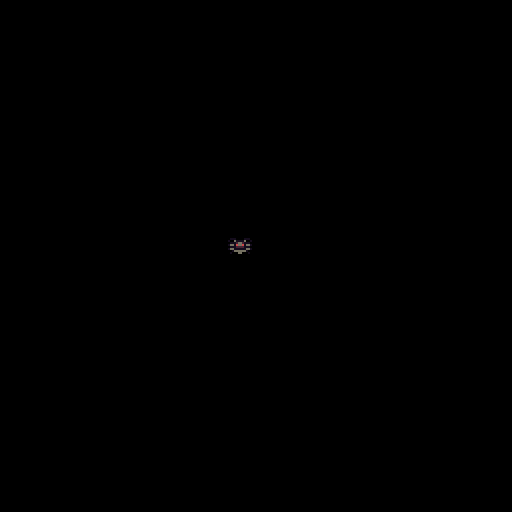

Tiled map render using the project's own tile images. Description and the map definition, with tile-layer contents summarised, below:
An orthogonal 16x16 tile map with 32x32 px tiles, 4 tile layers (bg1, bg2, obstacles, joueur).

<map version="1.0" orientation="orthogonal" renderorder="right-down" width="16" height="16" tilewidth="32" tileheight="32" nextobjectid="1">
 <tileset firstgid="1" name="tiny-Complete-Spritesheet-32x32-fruits" tilewidth="32" tileheight="32">
  <image source="../SpriteSheet-32x32/tiny-Complete-Spritesheet-32x32-fruits.bmp" width="512" height="512" />
 </tileset>
 <layer name="bg1" width="16" height="16">
  <data>[256 cells, 0 non-empty, 0 distinct tile ids]</data>
 </layer>
 <layer name="bg2" width="16" height="16">
  <data>[256 cells, 0 non-empty, 0 distinct tile ids]</data>
 </layer>
 <layer name="obstacles" width="16" height="16">
  <data>[256 cells, 0 non-empty, 0 distinct tile ids]</data>
 </layer>
 <layer name="joueur" width="16" height="16">
  <data>[256 cells, 1 non-empty, 1 distinct tile ids]</data>
 </layer>
</map>
